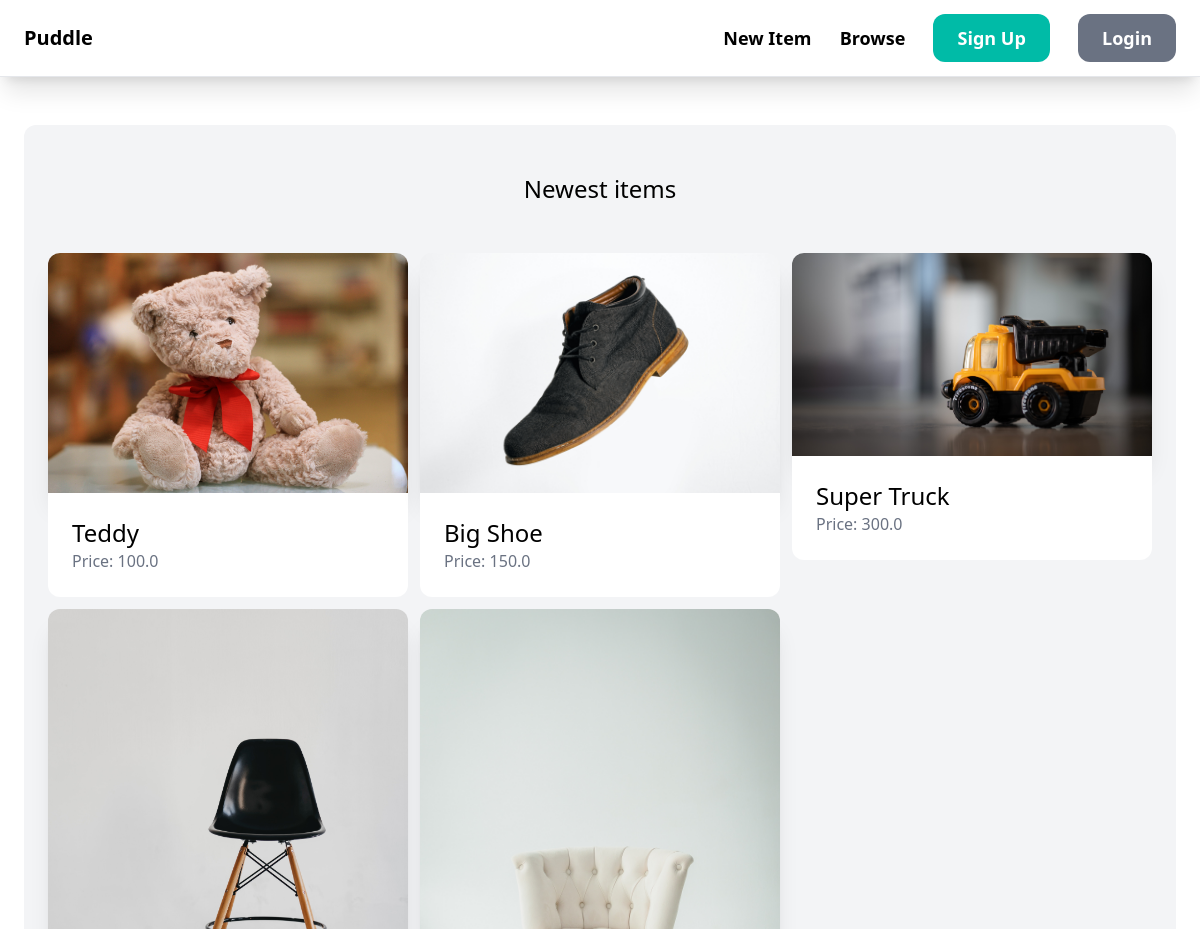
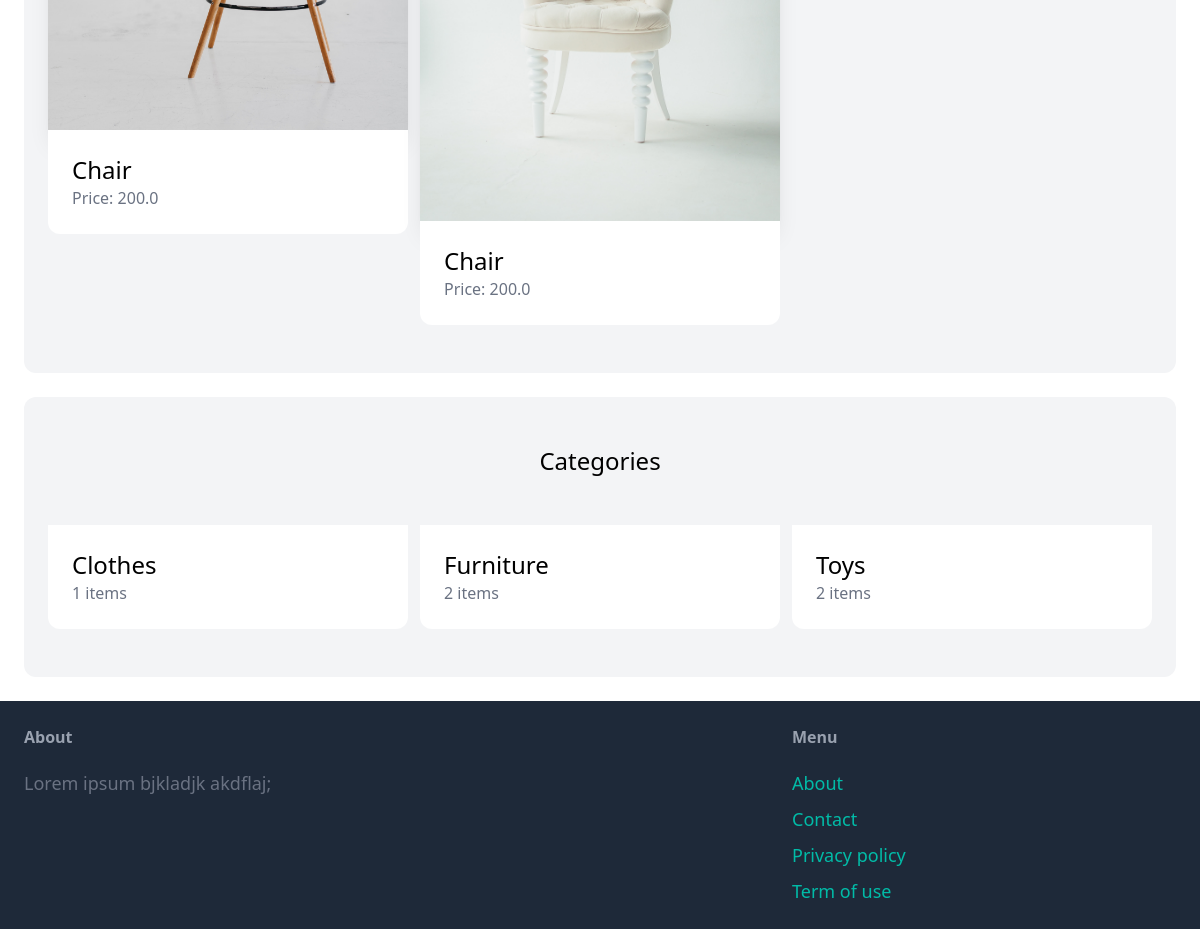
The page / on the database its author committed (2 pictures, top to bottom).
### item/models.py (models this page shows, shortened)
class Item(models.Model):
   category = models.ForeignKey(Category, related_name='items', on_delete=models.CASCADE)
   name = models.CharField(max_length=255)
   description = models.TextField(blank=True, null=True)
   price = models.FloatField()
   image = models.ImageField(upload_to='item_images', blank=True, null=True)
   is_sold = models.BooleanField(default=False)
   created_by = models.ForeignKey(User, related_name='items', on_delete=models.CASCADE)
   created_at = models.DateTimeField(auto_now_add=True)

class Category(models.Model):
  name = models.CharField(max_length=255)
  class Meta:
    ordering = ('name',)
    verbose_name_plural = 'Categories'

### core/views.py (the view)
# urls.py: path('', views.index, name='index'),
def index(request):
    items = Item.objects.filter(is_sold=False)[0:6]
    categories = Category.objects.all()
    return render(
        request,
        "core/index.html",
        {
            "categories": categories,
            "items": items,
        },
    )

### core/templates/core/index.html (shortened to what this page needs)
{% extends 'core/base.html' %}
{% block content %}
  <div class="mt-6 px-6 py-12 bg-gray-100 rounded-xl">
    <h2 class="mb-12 text-2xl text-center">Newest items</h2>
    <div class="grid grid-cols-3 gap-3">
      {% for item in items %}
        <div>
          <a href="{% url 'item:detail' item.id%}">
            <img src="{{item.image.url}}" class="rounded-t-xl shadow-xl" alt="">
            <div class="p-6 bg-white rounded-b-xl">
              <h2 class="text-2xl">{{ item.name }}</h2>
              <p class="text-gray-500">Price: {{ item.price }}</p>
            </div>
          </a>
        </div>
      {% endfor %}
    </div>
  </div>
  <div class="mt-6 px-6 py-12 bg-gray-100 rounded-xl">
    <h2 class="mb-12 text-2xl text-center">Categories</h2>
    <div class="grid grid-cols-3 gap-3">
      {% for category in categories %}
        <div>
          <a href="#">
            <div class="p-6 bg-white rounded-b-xl">
              <h2 class="text-2xl">{{ category.name }}</h2>
              <p class="text-gray-500">{{ category.items.count }} items</p>
            </div>
          </a>
        </div>
      {% endfor %}
    </div>
  </div>
{% endblock content %}

### rows shown on the page
Item: image (picture), name "Teddy", price "100.0"
Item: image (picture), name "Big Shoe", price "150.0"
Item: image (picture), name "Super Truck", price "300.0"
Item: image (picture), name "Chair", price "200.0"
Item: image (picture), name "Chair", price "200.0"
Category: name "Clothes", items.count "1"
Category: name "Furniture", items.count "2"
Category: name "Toys", items.count "2"
